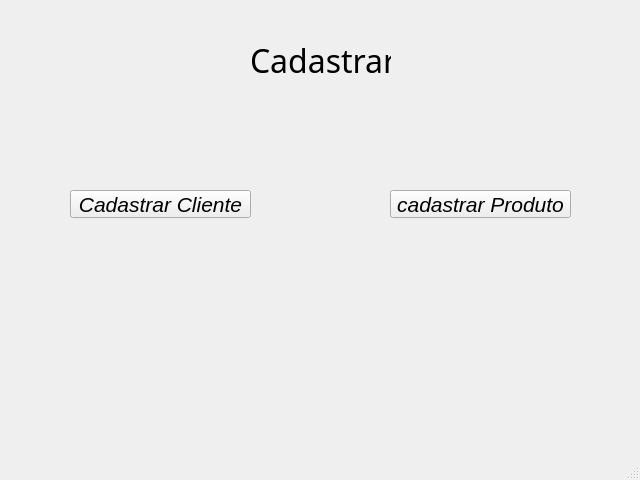
<?xml version="1.0" encoding="UTF-8"?>
<ui version="4.0">
 <class>MainWindow</class>
 <widget class="QMainWindow" name="MainWindow">
  <property name="geometry">
   <rect>
    <x>0</x>
    <y>0</y>
    <width>640</width>
    <height>480</height>
   </rect>
  </property>
  <property name="font">
   <font>
    <pointsize>16</pointsize>
    <italic>true</italic>
   </font>
  </property>
  <property name="windowTitle">
   <string>MainWindow</string>
  </property>
  <widget class="QWidget" name="centralwidget">
   <widget class="QPushButton" name="pushButton">
    <property name="geometry">
     <rect>
      <x>70</x>
      <y>190</y>
      <width>181</width>
      <height>28</height>
     </rect>
    </property>
    <property name="text">
     <string>Cadastrar Cliente</string>
    </property>
   </widget>
   <widget class="QPushButton" name="pushButton_2">
    <property name="geometry">
     <rect>
      <x>390</x>
      <y>190</y>
      <width>181</width>
      <height>28</height>
     </rect>
    </property>
    <property name="text">
     <string>cadastrar Produto</string>
    </property>
   </widget>
   <widget class="QLabel" name="label">
    <property name="geometry">
     <rect>
      <x>250</x>
      <y>30</y>
      <width>141</width>
      <height>61</height>
     </rect>
    </property>
    <property name="font">
     <font>
      <family>Abyssinica SIL</family>
      <pointsize>24</pointsize>
      <italic>false</italic>
     </font>
    </property>
    <property name="text">
     <string>Cadastrar</string>
    </property>
   </widget>
  </widget>
  <widget class="QMenuBar" name="menubar">
   <property name="geometry">
    <rect>
     <x>0</x>
     <y>0</y>
     <width>640</width>
     <height>30</height>
    </rect>
   </property>
  </widget>
  <widget class="QStatusBar" name="statusbar"/>
 </widget>
 <resources/>
 <connections/>
</ui>
